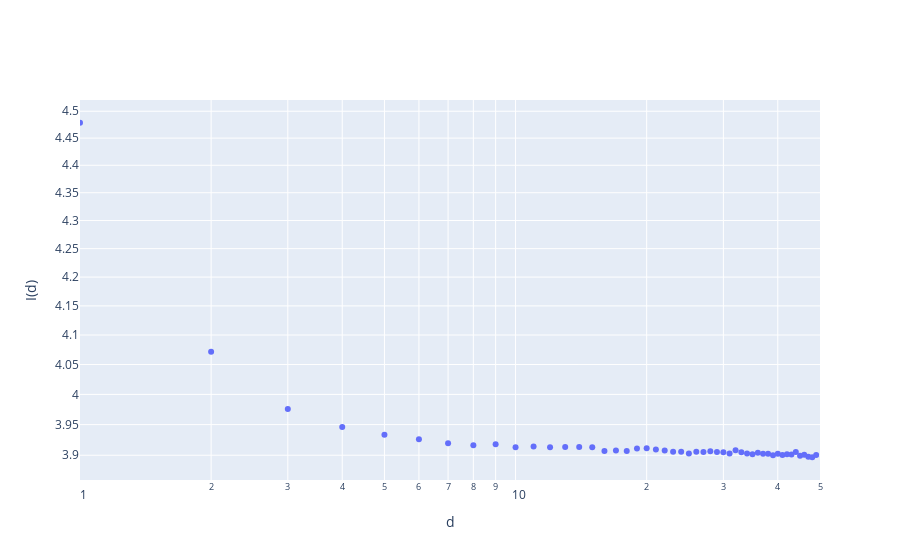

Notebook cell for this chart:
### Code cell
fig = go.Figure()
fig.add_trace(go.Scatter(y=MI[1:], x=list(range(1, len(MI))), mode='markers'))
fig.update_layout(xaxis=dict(range=[0, np.log10(len(MI))]))
fig.update_layout(
    xaxis_title="d",
    xaxis_type="log",
    yaxis_title="I(d)",
    yaxis_type="log",
)
fig.show()

### Figure 1 — Plotly figure (JSON) as saved in the notebook; plotly's stock layout.template omitted (floating-point values rounded to 4 significant figures)
{"data": [{"mode": "markers", "type": "scatter", "x": [1, 2, 3, 4, 5, 6, 7, 8, 9, 10, 11, 12, 13, 14, 15, 16, 17, 18, 19, 20, 21, 22, 23, 24, 25, 26, 27, 28, 29, 30, 31, 32, 33, 34, 35, 36, 37, 38, 39, 40, 41, 42, 43, 44, 45, 46, 47, 48, 49], "y": [4.479, 4.072, 3.976, 3.946, 3.934, 3.926, 3.92, 3.916, 3.918, 3.913, 3.914, 3.913, 3.913, 3.913, 3.913, 3.907, 3.908, 3.907, 3.911, 3.912, 3.909, 3.908, 3.906, 3.906, 3.903, 3.906, 3.905, 3.907, 3.905, 3.905, 3.903, 3.908, 3.905, 3.903, 3.902, 3.904, 3.902, 3.903, 3.9, 3.902, 3.9, 3.902, 3.901, 3.905, 3.899, 3.901, 3.898, 3.897, 3.9]}], "layout": {"xaxis": {"range": [0, 1.699], "title": {"text": "d"}, "type": "log"}, "yaxis": {"title": {"text": "I(d)"}, "type": "log"}}}
